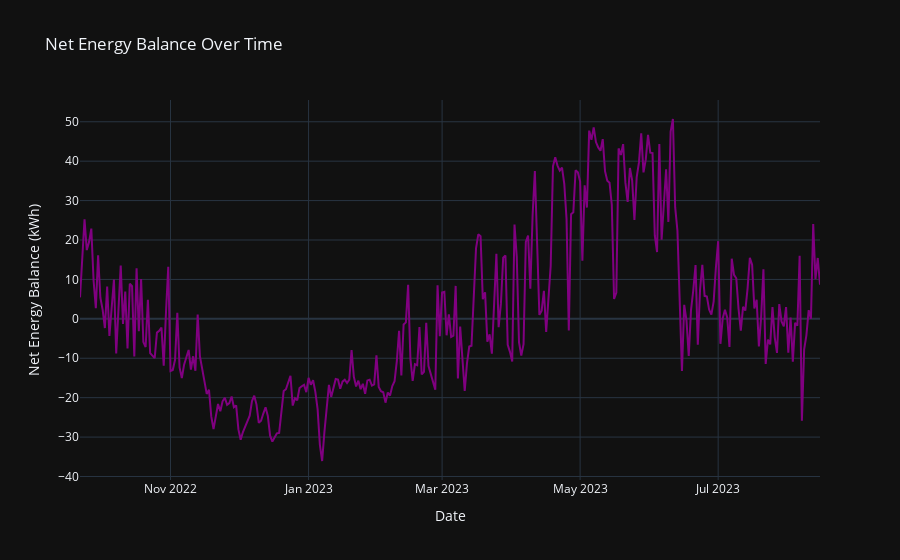

Notebook cell for this chart:
### Code cell
# Calculate net energy balance for each hour
df_g['Net Energy Balance'] = df_g['Average P- per Hour'] - df_c['Average P+ per Hour']

# Group net energy balance data by day, calculate the sum
net_energy_balance = df_g.groupby('Date')['Net Energy Balance'].sum()

# Create trace for net energy balance
trace_net_balance = go.Scatter(
    x=net_energy_balance.index,
    y=net_energy_balance.values,
    mode='lines',
    name='Net Energy Balance',
    line=dict(color='purple')
)

layout = go.Layout(
    title='Net Energy Balance Over Time',
    xaxis=dict(title='Date'),
    yaxis=dict(title='Net Energy Balance (kWh)'),
    hovermode='closest',
    legend=dict(orientation="h")
)

# Reference data source
source_annotation = go.layout.Annotation(
    text='Source: Ignitis 2023',
    xref='paper', yref='paper',
    x=0, y=-0.25,
    showarrow=False,
    font=dict(size=10, color='grey')
)

layout['annotations'] = [source_annotation]

fig11 = go.Figure(data=[trace_net_balance], layout=layout)
fig11.update_layout(template="plotly_dark")
fig11.show()

### Figure 1 — Plotly figure (JSON) as saved in the notebook; plotly's stock layout.template omitted (floating-point values rounded to 4 significant figures; data arrays with more than 128 entries replaced by an {"elided": "..."} marker saying what was removed)
{"data": [{"line": {"color": "purple"}, "mode": "lines", "name": "Net Energy Balance", "type": "scatter", "x": {"elided": "328 str values"}, "y": {"elided": "328 float values"}}], "layout": {"annotations": [{"font": {"color": "grey", "size": 10}, "showarrow": false, "text": "Source: Ignitis 2023", "x": 0, "xref": "paper", "y": -0.25, "yref": "paper"}], "hovermode": "closest", "legend": {"orientation": "h"}, "title": {"text": "Net Energy Balance Over Time"}, "xaxis": {"title": {"text": "Date"}}, "yaxis": {"title": {"text": "Net Energy Balance (kWh)"}}}}
